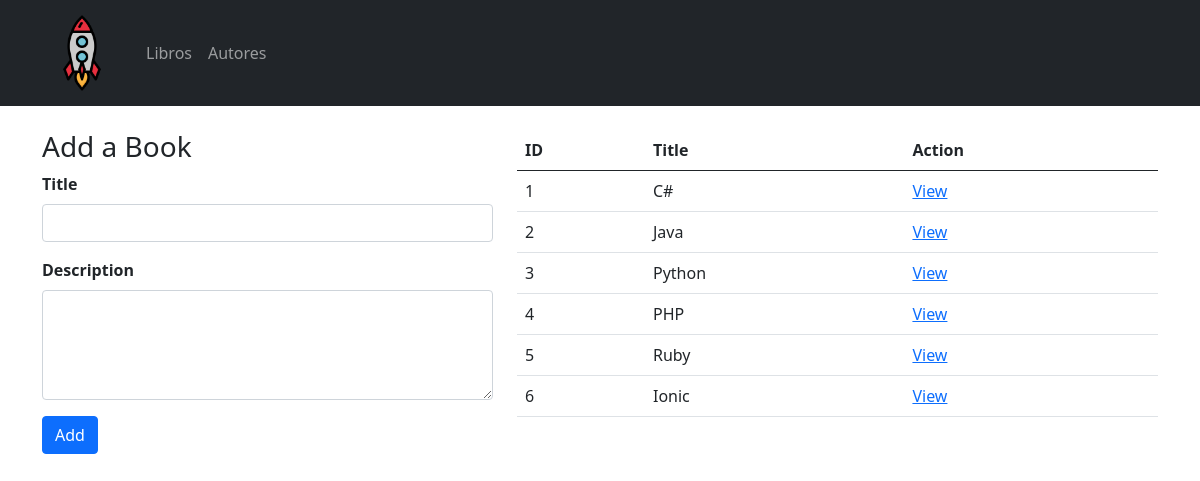
The page / on the database its author committed.
### books_authors_app/models.py (models this page shows, shortened)
class Book(models.Model):
    title = models.CharField(max_length=255)
    desc = models.TextField()
    created_at = models.DateTimeField(auto_now_add=True)
    updated_at = models.DateTimeField(auto_now=True)

### books_authors_app/views.py (the view)
# urls.py: 2. Add a URL to urlpatterns:  path('', views.home, name='home')
def home(request):
    context = {
        'books':Book.objects.all()
    }
    return render(request, "books_authors_app/books.html", context)

### books_authors_app/templates/books_authors_app/books.html (shortened to what this page needs)
{% extends "books_authors_app/base.html" %}
{% block content %}
<div class="container mt-4">
    <div class="row">
        <div class="col-sm-12 col-md-5 mb-2">
            <h3>Add a Book</h3>
            <form action="/addbook" method="POST">
                <div class="mb-3">
                    <label for="title" class="form-label fw-bold">Title</label>
                    <input type="text" class="form-control" name="title" id="title">
                </div>
                <div class="mb-3">
                    <label for="desc" class="form-label fw-bold">Description</label>
                    <textarea class="form-control" name="desc" id="desc" rows="4"></textarea>
                </div>
                <div class="mb-3">
                    <input type="submit" value="Add" class="btn btn-primary">
                </div>
            </form>
        </div>
        <div class="col-sm-12 col-md-7">
            <table class="table">
                <thead>
                    <tr>
                        <th>ID</th>
                        <th>Title</th>
                        <th>Action</th>
                    </tr>
                </thead>
                <tbody>
                    {% for book in books %}
                    <tr>
                        <td>{{book.id}}</td>
                        <td>{{book.title}}</td>
                        <td><a href="/books/{{book.id}}">View</a></td>
                    </tr>
                    {% endfor %}
                </tbody>
            </table>
        </div>
    </div>
</div>
{% endblock %}

### books_authors_app/templates/books_authors_app/base.html (shortened to what this page needs)
{% load static %}
<!DOCTYPE html>
<html lang="es-cl">
<head>
    <link rel="stylesheet" href="https://cdn.jsdelivr.net/npm/bootstrap@5.0.1/dist/css/bootstrap.css"/>
    <link rel="stylesheet" href="{% static 'book_author_app/css/my_styles.css' %}">
</head>
<body>
    <nav class="navbar navbar-expand-lg navbar-dark bg-dark">
        <div class="container">
            <a class="navbar-brand" href="{% url 'home' %}">
                <img class="img-nav" src="{% static 'book_author_app/img/rocket_512x512.png' %}" alt="Rocket">
            </a>
            <div class="collapse navbar-collapse" id="navbarNavAltMarkup">
                <div class="navbar-nav">
                    <a class="nav-link " aria-current="page" href="{% url 'home' %}">Libros</a>
                    <a class="nav-link " href="{% url 'authors' %}">Autores</a>
                </div>
            </div>
        </div>
    </nav>
    {% block content %}{% endblock %}
</body>
</html>

### books_authors_app/static/book_author_app/css/my_styles.css (style rules this page uses)
.img-nav { width: 80px; height: 80px; }

### rows shown on the page
Book: id "1", title "C#"
Book: id "2", title "Java"
Book: id "3", title "Python"
Book: id "4", title "PHP"
Book: id "5", title "Ruby"
Book: id "6", title "Ionic"
